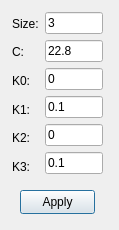
<?xml version="1.0" encoding="UTF-8"?>
<ui version="4.0">
 <class>LocalEnhancementDialog</class>
 <widget class="QDialog" name="LocalEnhancementDialog">
  <property name="geometry">
   <rect>
    <x>0</x>
    <y>0</y>
    <width>119</width>
    <height>230</height>
   </rect>
  </property>
  <property name="windowTitle">
   <string>Local Enhancement</string>
  </property>
  <widget class="QPushButton" name="pushButton">
   <property name="geometry">
    <rect>
     <x>20</x>
     <y>190</y>
     <width>75</width>
     <height>24</height>
    </rect>
   </property>
   <property name="text">
    <string>Apply</string>
   </property>
  </widget>
  <widget class="QWidget" name="">
   <property name="geometry">
    <rect>
     <x>12</x>
     <y>12</y>
     <width>91</width>
     <height>166</height>
    </rect>
   </property>
   <layout class="QHBoxLayout" name="horizontalLayout">
    <item>
     <layout class="QVBoxLayout" name="verticalLayout_2">
      <item>
       <widget class="QLabel" name="label">
        <property name="text">
         <string>Size:</string>
        </property>
       </widget>
      </item>
      <item>
       <widget class="QLabel" name="label_7">
        <property name="text">
         <string>C:</string>
        </property>
       </widget>
      </item>
      <item>
       <widget class="QLabel" name="label_9">
        <property name="text">
         <string>K0:</string>
        </property>
       </widget>
      </item>
      <item>
       <widget class="QLabel" name="label_8">
        <property name="text">
         <string>K1:</string>
        </property>
       </widget>
      </item>
      <item>
       <widget class="QLabel" name="label_10">
        <property name="text">
         <string>K2:</string>
        </property>
       </widget>
      </item>
      <item>
       <widget class="QLabel" name="label_11">
        <property name="text">
         <string>K3:</string>
        </property>
       </widget>
      </item>
     </layout>
    </item>
    <item>
     <layout class="QVBoxLayout" name="verticalLayout">
      <item>
       <widget class="QLineEdit" name="size">
        <property name="text">
         <string>3</string>
        </property>
       </widget>
      </item>
      <item>
       <widget class="QLineEdit" name="c">
        <property name="text">
         <string>22.8</string>
        </property>
       </widget>
      </item>
      <item>
       <widget class="QLineEdit" name="k0">
        <property name="text">
         <string>0</string>
        </property>
       </widget>
      </item>
      <item>
       <widget class="QLineEdit" name="k1">
        <property name="text">
         <string>0.1</string>
        </property>
       </widget>
      </item>
      <item>
       <widget class="QLineEdit" name="k2">
        <property name="text">
         <string>0</string>
        </property>
       </widget>
      </item>
      <item>
       <widget class="QLineEdit" name="k3">
        <property name="text">
         <string>0.1</string>
        </property>
       </widget>
      </item>
     </layout>
    </item>
   </layout>
  </widget>
 </widget>
 <resources/>
 <connections/>
</ui>
